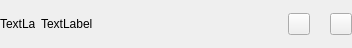
<?xml version="1.0" encoding="UTF-8"?>
<ui version="4.0">
 <class>c_aptitude_unite</class>
 <widget class="QWidget" name="c_aptitude_unite">
  <property name="geometry">
   <rect>
    <x>0</x>
    <y>0</y>
    <width>352</width>
    <height>48</height>
   </rect>
  </property>
  <property name="windowTitle">
   <string>Form</string>
  </property>
  <layout class="QHBoxLayout" name="horizontalLayout_2">
   <property name="leftMargin">
    <number>0</number>
   </property>
   <property name="topMargin">
    <number>0</number>
   </property>
   <property name="rightMargin">
    <number>0</number>
   </property>
   <property name="bottomMargin">
    <number>0</number>
   </property>
   <item>
    <widget class="QWidget" name="widget" native="true">
     <layout class="QHBoxLayout" name="horizontalLayout_3">
      <property name="spacing">
       <number>0</number>
      </property>
      <property name="leftMargin">
       <number>0</number>
      </property>
      <property name="topMargin">
       <number>0</number>
      </property>
      <property name="rightMargin">
       <number>0</number>
      </property>
      <property name="bottomMargin">
       <number>0</number>
      </property>
      <item>
       <widget class="QLabel" name="icon">
        <property name="minimumSize">
         <size>
          <width>35</width>
          <height>35</height>
         </size>
        </property>
        <property name="maximumSize">
         <size>
          <width>35</width>
          <height>35</height>
         </size>
        </property>
        <property name="text">
         <string>TextLabel</string>
        </property>
       </widget>
      </item>
     </layout>
    </widget>
   </item>
   <item>
    <widget class="QLabel" name="texte">
     <property name="text">
      <string>TextLabel</string>
     </property>
    </widget>
   </item>
   <item>
    <spacer name="horizontalSpacer">
     <property name="orientation">
      <enum>Qt::Horizontal</enum>
     </property>
     <property name="sizeHint" stdset="0">
      <size>
       <width>40</width>
       <height>20</height>
      </size>
     </property>
    </spacer>
   </item>
   <item>
    <layout class="QHBoxLayout" name="horizontalLayout">
     <property name="spacing">
      <number>0</number>
     </property>
     <item>
      <widget class="QPushButton" name="pb_minus">
       <property name="maximumSize">
        <size>
         <width>22</width>
         <height>16777215</height>
        </size>
       </property>
       <property name="text">
        <string/>
       </property>
       <property name="icon">
        <iconset resource="../images/images.qrc">
         <normaloff>:/divers/moins.png</normaloff>:/divers/moins.png</iconset>
       </property>
      </widget>
     </item>
     <item>
      <widget class="QLabel" name="value">
       <property name="minimumSize">
        <size>
         <width>20</width>
         <height>0</height>
        </size>
       </property>
       <property name="maximumSize">
        <size>
         <width>35</width>
         <height>16777215</height>
        </size>
       </property>
       <property name="text">
        <string/>
       </property>
       <property name="alignment">
        <set>Qt::AlignCenter</set>
       </property>
      </widget>
     </item>
     <item>
      <widget class="QPushButton" name="pb_plus">
       <property name="maximumSize">
        <size>
         <width>22</width>
         <height>16777215</height>
        </size>
       </property>
       <property name="text">
        <string/>
       </property>
       <property name="icon">
        <iconset resource="../images/images.qrc">
         <normaloff>:/divers/plus.png</normaloff>:/divers/plus.png</iconset>
       </property>
      </widget>
     </item>
    </layout>
   </item>
  </layout>
 </widget>
 <resources>
  <include location="../images/images.qrc"/>
 </resources>
 <connections/>
</ui>
